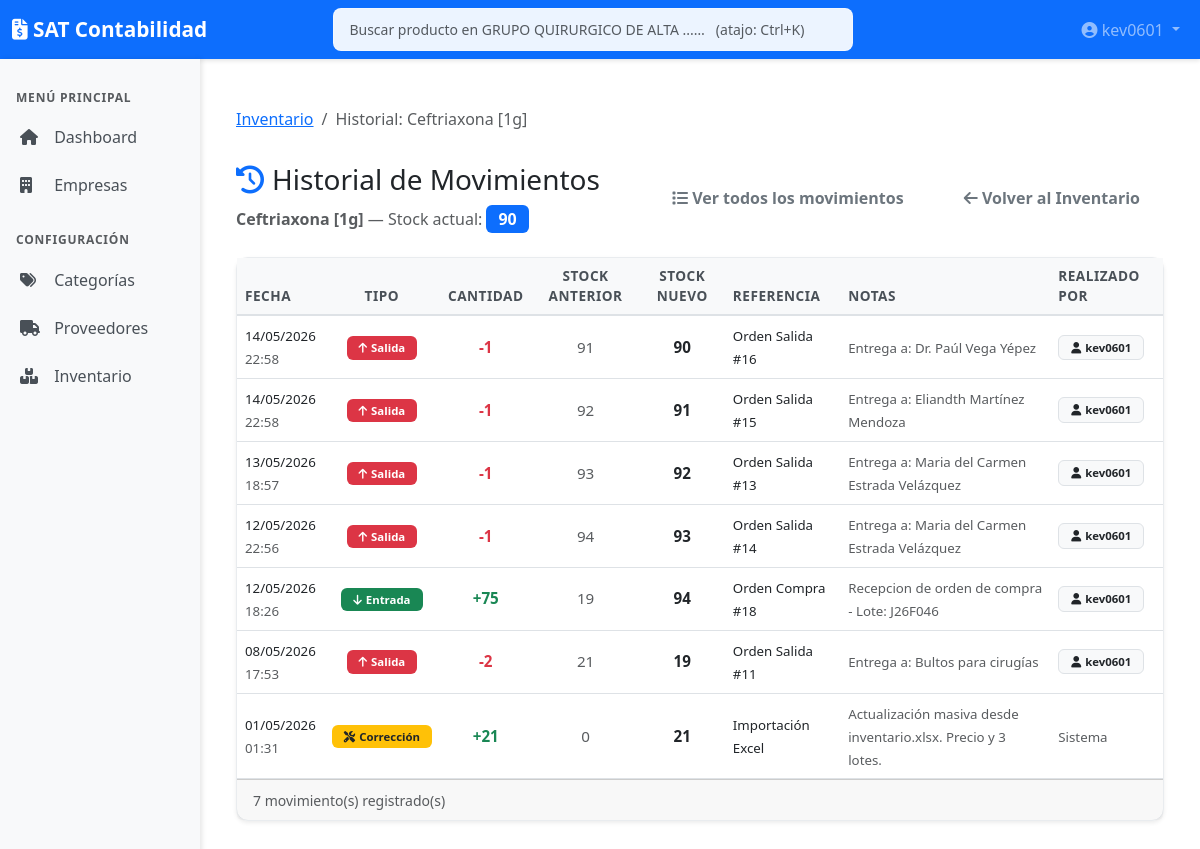
Page /companies/2/inventory/98/history (signed in) on the committed database.
### models.py (models this page shows, shortened)
class Company(db.Model):
    id = db.Column(db.Integer, primary_key=True)
    rfc = db.Column(db.String(13), unique=True, nullable=False)
    name = db.Column(db.String(128), nullable=False)
    postal_code = db.Column(db.String(5), nullable=True) # Código Postal (Lugar Expedición)
    logo_path = db.Column(db.String(512), nullable=True)  # Path to company logo
    fiel_cer_path = db.Column(db.String(256), nullable=True)
    fiel_key_path = db.Column(db.String(256), nullable=True)
    fiel_password_enc = db.Column(db.String(256), nullable=True) # Encrypted password
    created_at = db.Column(db.DateTime, default=datetime.utcnow)

class User(UserMixin, db.Model):
    __tablename__ = 'user'
    id = db.Column(db.Integer, primary_key=True)
    username = db.Column(db.String(64), unique=True, nullable=False, index=True)
    email = db.Column(db.String(120), unique=True, nullable=True, index=True)
    password_hash = db.Column(db.String(256))  # Larger for modern hash algorithms
    created_at = db.Column(db.DateTime, default=datetime.utcnow)
    last_login = db.Column(db.DateTime, nullable=True)
    is_active = db.Column(db.Boolean, default=True)
    is_admin = db.Column(db.Boolean, default=False)  # Admin can manage users and access all
    company_access = db.relationship('UserCompanyAccess', back_populates='user', cascade='all, delete-orphan')
    def is_inventory_admin_for(self, company_id):
        if self.is_admin:
            return True
        for access in self.company_access:
            if access.company_id == company_id and access.perm_inventory_admin:
                return True
        return False
    def has_any_perm(self, *perm_names):
        if self.is_admin:
            return True
        for access in self.company_access:
            for name in perm_names:
                if getattr(access, f'perm_{name}', False):
                    return True
        return False

class Product(db.Model):
    __tablename__ = 'product'
    id = db.Column(db.Integer, primary_key=True)
    company_id = db.Column(db.Integer, db.ForeignKey('company.id'), nullable=False)
    sku = db.Column(db.String(50), nullable=True)  # Código interno/barras
    name = db.Column(db.String(200), nullable=False)
    description = db.Column(db.Text)
    cost_price = db.Column(db.Float, default=0.0)  # Costo real (para valuación inventario)
    selling_price = db.Column(db.Float, default=0.0)  # Precio venta manual (override)
    profit_margin = db.Column(db.Float, default=0.0)  # Porcentaje de ganancia individual
    current_stock = db.Column(db.Integer, default=0)
    min_stock_level = db.Column(db.Integer, default=0)
    laboratory_id = db.Column(db.Integer, db.ForeignKey('laboratory.id'), nullable=True)
    preferred_supplier_id = db.Column(db.Integer, db.ForeignKey('supplier.id'), nullable=True)
    category_id = db.Column(db.Integer, db.ForeignKey('product_category.id'), nullable=True)
    packaging_type = db.Column(db.String(50), nullable=True)  # Caja, Paquete, Kit, Blister, etc.
    units_per_package = db.Column(db.Integer, default=1)  # Piezas por empaque
    sell_by = db.Column(db.String(10), default='UNIDAD')  # UNIDAD o PAQUETE
    active = db.Column(db.Boolean, default=True)
    created_at = db.Column(db.DateTime, default=datetime.utcnow)
    sanitary_registration = db.Column(db.String(100), nullable=True)  # Registro Sanitario
    is_controlled = db.Column(db.Boolean, default=False)  # Si es medicamento controlado (Fracción I, II, III)
    active_ingredient = db.Column(db.String(200), nullable=True)  # Principio activo
    presentation = db.Column(db.String(100), nullable=True)  # Presentación (e.g., Tabletas, Jarabe)
    therapeutic_group = db.Column(db.String(100), nullable=True)  # Grupo Terapéutico
    unit_measure = db.Column(db.String(20), default='PZA')  # PZA, CAJA, etc.
    company = db.relationship('Company', backref=db.backref('products', lazy=True))
    laboratory = db.relationship('Laboratory', backref=db.backref('products', lazy=True))
    preferred_supplier = db.relationship('Supplier', backref=db.backref('preferred_products', lazy=True))
    category = db.relationship('ProductCategory', backref=db.backref('products', lazy=True))

class InventoryTransaction(db.Model):
    __tablename__ = 'inventory_transaction'
    id = db.Column(db.Integer, primary_key=True)
    product_id = db.Column(db.Integer, db.ForeignKey('product.id'), nullable=False)
    batch_id = db.Column(db.Integer, db.ForeignKey('product_batch.id'), nullable=True) # Link to specific batch
    type = db.Column(db.String(20), nullable=False) # 'IN', 'OUT', 'ADJUSTMENT'
    quantity = db.Column(db.Integer, nullable=False) # Cantidad movida (positiva o negativa según lógica, aqui guardamos valor absoluto y el tipo define)
    previous_stock = db.Column(db.Integer, nullable=False)
    new_stock = db.Column(db.Integer, nullable=False)
    date = db.Column(db.DateTime, default=datetime.utcnow)
    reference = db.Column(db.String(100)) # ID Factura, Orden, etc.
    notes = db.Column(db.Text)
    created_by_id = db.Column(db.Integer, db.ForeignKey('user.id'), nullable=True)
    doctor_name = db.Column(db.String(150), nullable=True)
    doctor_license = db.Column(db.String(50), nullable=True) # Cédula Profesional
    patient_name = db.Column(db.String(150), nullable=True)
    product = db.relationship('Product', backref=db.backref('transactions', lazy=True, order_by='InventoryTransaction.date.desc()'))
    batch = db.relationship('ProductBatch', backref=db.backref('transactions', lazy=True))
    created_by = db.relationship('User', foreign_keys=[created_by_id], backref=db.backref('inventory_transactions', lazy=True))

### routes/inventory.py (the view)
@inventory_bp.route('/companies/<int:company_id>/inventory/<int:product_id>/history')
@inventory_admin_required
def product_history(company_id, product_id):
    company = Company.query.get_or_404(company_id)
    product = Product.query.get_or_404(product_id)
    if product.company_id != company_id:
        return redirect(url_for('inventory.inventory_list', company_id=company_id))
    transactions = InventoryTransaction.query.filter_by(
        product_id=product_id
    ).order_by(InventoryTransaction.date.desc()).all()
    return render_template('inventory/history.html', company=company, product=product, transactions=transactions)

### templates/inventory/history.html (shortened to what this page needs)
{% extends "base.html" %}
{% block content %}
<div class="container-fluid mt-4">
    <div class="row mb-3">
        <div class="col">
            <nav aria-label="breadcrumb">
                <ol class="breadcrumb">
                    <li class="breadcrumb-item">
                        <a href="{{ url_for('inventory.inventory_list', company_id=company.id) }}">Inventario</a>
                    </li>
                    <li class="breadcrumb-item active">Historial: {{ product.name }}</li>
                </ol>
            </nav>
        </div>
    </div>
    <div class="row mb-4 align-items-center">
        <div class="col">
            <h3><i class="fas fa-history text-primary me-2"></i>Historial de Movimientos</h3>
            <p class="text-muted mb-0">
                <strong>{{ product.name }}</strong>
                &mdash; Stock actual:
                <span class="badge bg-primary fs-6">{{ product.current_stock }}</span>
            </p>
        </div>
        <div class="col-auto">
            <a href="{{ url_for('inventory.inventory_movements', company_id=company.id, product_id=product.id) }}"
               class="btn btn-outline-secondary me-2">
                <i class="fas fa-list"></i> Ver todos los movimientos
            </a>
            <a href="{{ url_for('inventory.inventory_list', company_id=company.id) }}" class="btn btn-outline-secondary">
                <i class="fas fa-arrow-left"></i> Volver al Inventario
            </a>
        </div>
    </div>
    <div class="card shadow-sm">
        <div class="card-body p-0">
            <div class="table-responsive">
                <table class="table table-hover align-middle mb-0">
                    <thead class="table-dark">
                        <tr>
                            <th>Fecha</th>
                            <th class="text-center">Tipo</th>
                            <th class="text-center">Cantidad</th>
                            <th class="text-center">Stock Anterior</th>
                            <th class="text-center">Stock Nuevo</th>
                            <th>Referencia</th>
                            <th>Notas</th>
                            <th>Realizado por</th>
                        </tr>
                    </thead>
                    <tbody>
                        {% for tx in transactions %}
                        <tr>
                            <td class="text-nowrap">
                                <small>{{ tx.date.strftime('%d/%m/%Y') }}</small><br>
                                <small class="text-muted">{{ tx.date.strftime('%H:%M') }}</small>
                            </td>
                            <td class="text-center">
                                {% if tx.type == 'IN' %}
                                <span class="badge bg-success"><i class="fas fa-arrow-down me-1"></i>Entrada</span>
                                {% elif tx.type == 'OUT' %}
                                <span class="badge bg-danger"><i class="fas fa-arrow-up me-1"></i>Salida</span>
                                {% else %}
                                <span class="badge bg-warning text-dark"><i class="fas fa-tools me-1"></i>Corrección</span>
                                {% endif %}
                            </td>
                            <td class="text-center fw-bold">
                                {% if tx.type == 'IN' %}
                                <span class="text-success">+{{ tx.quantity }}</span>
                                {% elif tx.type == 'OUT' %}
                                <span class="text-danger">-{{ tx.quantity }}</span>
                                {% else %}
                                {% set diff = tx.new_stock - tx.previous_stock %}
                                <span class="{{ 'text-success' if diff >= 0 else 'text-danger' }}">
                                    {{ '+' if diff >= 0 else '' }}{{ diff }}
                                </span>
                                {% endif %}
                            </td>
                            <td class="text-center text-muted">{{ tx.previous_stock }}</td>
                            <td class="text-center">
                                <strong>{{ tx.new_stock }}</strong>
                            </td>
                            <td>
                                <small>{{ tx.reference or '--' }}</small>
                            </td>
                            <td>
                                <small class="text-muted">{{ tx.notes or '--' }}</small>
                            </td>
                            <td>
                                {% if tx.created_by %}
                                <span class="badge bg-light text-dark border">
                                    <i class="fas fa-user me-1"></i>{{ tx.created_by.username }}
                                </span>
                                {% else %}
                                <small class="text-muted">Sistema</small>
                                {% endif %}
                            </td>
                        </tr>
                        {% endfor %}
                    </tbody>
                </table>
            </div>
        </div>
        {% if transactions %}
        <div class="card-footer text-muted">
            <small>{{ transactions|length }} movimiento(s) registrado(s)</small>
        </div>
        {% endif %}
    </div>
</div>
{% endblock %}

### templates/base.html (shortened to what this page needs)
<!DOCTYPE html>
<html lang="es">
<head>
    <link href="https://cdn.jsdelivr.net/npm/bootstrap@5.3.0/dist/css/bootstrap.min.css" rel="stylesheet">
    <link rel="stylesheet" href="https://cdnjs.cloudflare.com/ajax/libs/font-awesome/6.4.0/css/all.min.css">
    <link href="https://cdn.jsdelivr.net/npm/tom-select@2.3.1/dist/css/tom-select.bootstrap5.min.css" rel="stylesheet">
    <link rel="stylesheet" href="{{ url_for('static', filename='css/main.css') }}">
</head>
<body>
    <nav class="navbar navbar-expand-lg navbar-dark bg-primary">
        <div class="container-fluid">
            <a class="navbar-brand" href="/">
                <i class="fas fa-file-invoice-dollar"></i> SAT Contabilidad
            </a>
            <div class="collapse navbar-collapse" id="navbarNav">
                {% set _navbar_company = company or selected_company %}
                {% if _navbar_company and current_user.is_authenticated %}
                <div class="navbar-search-wrap mx-auto position-relative" style="min-width:280px; max-width:520px; flex:1;">
                    <input type="search" id="globalProductSearch"
                           class="form-control form-control-sm"
                           placeholder="Buscar producto en {{ _navbar_company.name|truncate(28, true) }}…   (atajo: Ctrl+K)"
                           autocomplete="off"
                           aria-label="Búsqueda global de productos"
                           data-company-id="{{ _navbar_company.id }}"
                           data-search-url="{{ url_for('inventory.api_global_product_search', company_id=_navbar_company.id) }}">
                </div>
                {% endif %}
                <ul class="navbar-nav ms-auto">
                    <li class="nav-item dropdown">
                        <a class="nav-link dropdown-toggle" href="#" id="navbarDropdown" role="button"
                            data-bs-toggle="dropdown" aria-expanded="false">
                            <i class="fas fa-user-circle"></i> {{ current_user.username }}
                        </a>
                    </li>
                </ul>
            </div>
        </div>
    </nav>
    <div class="container-fluid">
        <div class="row">
            <nav class="col-md-2 d-md-block bg-light sidebar vh-100 position-sticky top-0">
                <div class="position-sticky pt-3">
                    {% set nav_is_admin = current_user.is_authenticated and current_user.is_admin %}
                    <h6 class="sidebar-heading px-3 text-muted">
                        MENÚ PRINCIPAL
                    </h6>
                    <ul class="nav flex-column">
                        <li class="nav-item">
                            <a class="nav-link" href="/">
                                <i class="fas fa-home"></i> Dashboard
                            </a>
                        </li>
                        {% if nav_is_admin or current_user.company_access %}
                        <li class="nav-item">
                            <a class="nav-link" href="/companies">
                                <i class="fas fa-building"></i> Empresas
                            </a>
                        </li>
                        {% endif %}
                    </ul>
                    {% if has_any_perm('inventory', 'inventory_admin') %}
                    <h6 class="sidebar-heading px-3 mt-4 text-muted">
                        CONFIGURACIÓN
                    </h6>
                    <ul class="nav flex-column">
                        <li class="nav-item">
                            <a class="nav-link" href="/categories">
                                <i class="fas fa-tags"></i> Categorías
                            </a>
                        </li>
                        <li class="nav-item">
                            <a class="nav-link" href="/suppliers">
                                <i class="fas fa-truck"></i> Proveedores
                            </a>
                        </li>
                        <li class="nav-item">
                            <a class="nav-link" href="/inventory">
                                <i class="fas fa-boxes"></i> Inventario
                            </a>
                        </li>
                    </ul>
                    {% endif %}
                </div>
            </nav>
            <main class="col-md-10 ms-sm-auto px-md-4">
                <div class="py-4">
                    {% block content %}{% endblock %}
                </div>
            </main>
        </div>
    </div>
</body>
</html>

### rows in the picture
User: username "kev0601"
Product: name "Ceftriaxona [1g]", current_stock "90"
InventoryTransaction: date "14/05/2026", date "22:58", type "OUT" (drawn), quantity "1", previous_stock "91", new_stock "90", reference "Orden Salida #16", notes "Entrega a: Dr. Paúl Vega Yépez", created_by.username "kev0601"
InventoryTransaction: date "14/05/2026", date "22:58", type "OUT" (drawn), quantity "1", previous_stock "92", new_stock "91", reference "Orden Salida #15", notes "Entrega a: Eliandth Martínez Mendoza", created_by.username "kev0601"
InventoryTransaction: date "13/05/2026", date "18:57", type "OUT" (drawn), quantity "1", previous_stock "93", new_stock "92", reference "Orden Salida #13", notes "Entrega a: Maria del Carmen Estrada Velázquez", created_by.username "kev0601"
InventoryTransaction: date "12/05/2026", date "22:56", type "OUT" (drawn), quantity "1", previous_stock "94", new_stock "93", reference "Orden Salida #14", notes "Entrega a: Maria del Carmen Estrada Velázquez", created_by.username "kev0601"
InventoryTransaction: date "12/05/2026", date "18:26", type "IN" (drawn), quantity "75", previous_stock "19", new_stock "94", reference "Orden Compra #18", notes "Recepcion de orden de compra - Lote: J26F046", created_by.username "kev0601"
InventoryTransaction: date "08/05/2026", date "17:53", type "OUT" (drawn), quantity "2", previous_stock "21", new_stock "19", reference "Orden Salida #11", notes "Entrega a: Bultos para cirugías", created_by.username "kev0601"
InventoryTransaction: date "01/05/2026", date "01:31", type "ADJUSTMENT" (drawn), value "+", diff "21", previous_stock "0", new_stock "21", reference "Importación Excel", notes "Actualización masiva desde inventario.xlsx. Precio y 3 lotes.", shows "Sistema"

### other values in the picture
{{ transactions|length }} "7"
